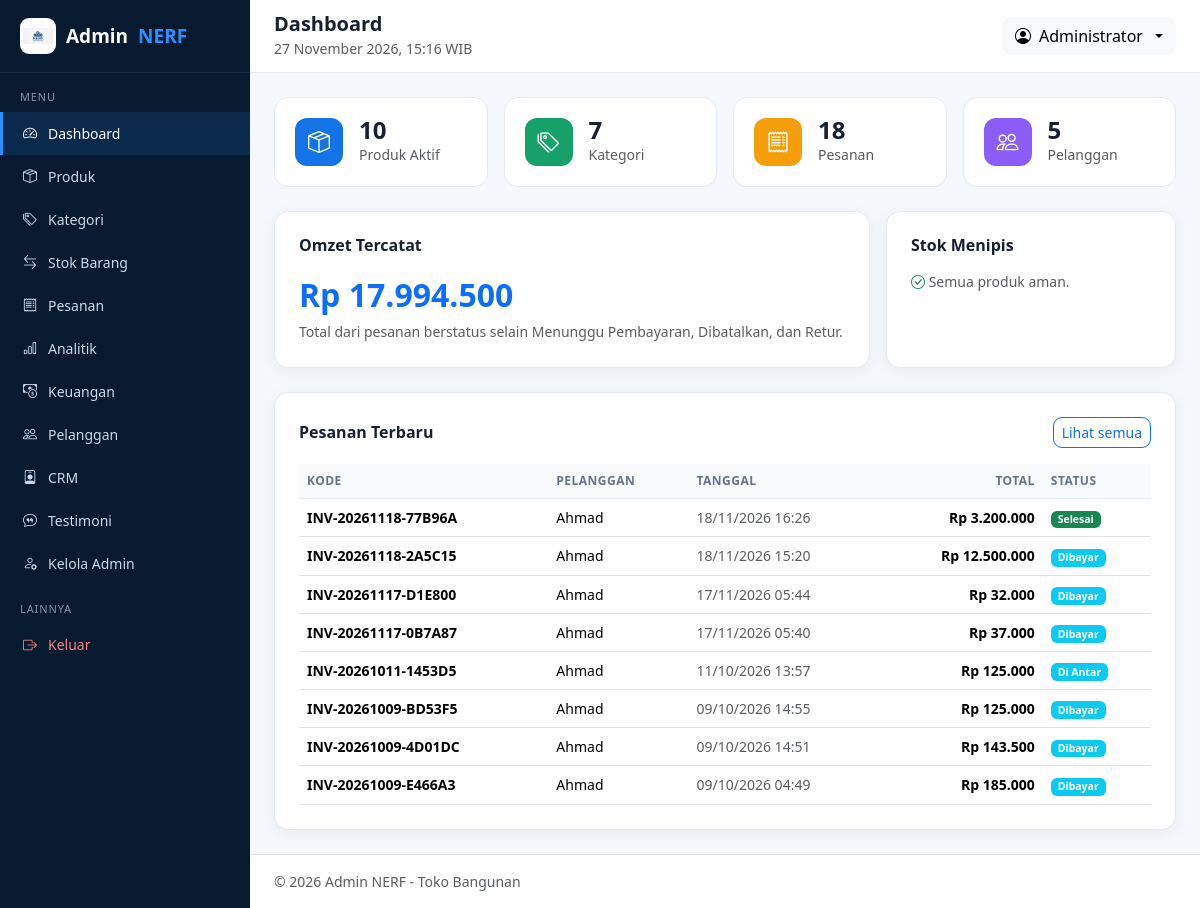
The page /admin/index.php (signed in) on the database its author committed.
### tables this page shows
CREATE TABLE `pesanan` (
  `id_pesanan` int NOT NULL AUTO_INCREMENT,
  `kode_pesanan` varchar(50) NOT NULL,
  `id_pelanggan` int NOT NULL,
  `id_alamat` int DEFAULT NULL,
  `nama_penerima` varchar(100) DEFAULT NULL,
  `nomor_hp` varchar(20) DEFAULT NULL,
  `alamat` text,
  `kota` varchar(100) DEFAULT NULL,
  `catatan` varchar(255) DEFAULT NULL,
  `tanggal_pesanan` timestamp NOT NULL DEFAULT CURRENT_TIMESTAMP,
  `subtotal` decimal(15,2) DEFAULT '0.00',
  `ongkir` decimal(15,2) DEFAULT '0.00',
  `diskon` decimal(15,2) DEFAULT '0.00',
  `total` decimal(15,2) DEFAULT '0.00',
  `metode_pembayaran` varchar(50) DEFAULT NULL,
  `metode_pengiriman` varchar(50) DEFAULT NULL,
  `status_pesanan` enum('Menunggu Pembayaran','Dibayar','Diproses','Sedang Disiapkan','Packing','Di Antar','Dikirim','Selesai','Dibatalkan','Retur') DEFAULT 'Menunggu Pembayaran',
  PRIMARY KEY (`id_pesanan`),
  UNIQUE KEY `kode_pesanan` (`kode_pesanan`),
  KEY `id_pelanggan` (`id_pelanggan`),
  CONSTRAINT `pesanan_ibfk_1` FOREIGN KEY (`id_pelanggan`) REFERENCES `pelanggan` (`id_pelanggan`)
);

CREATE TABLE `pelanggan` (
  `id_pelanggan` int NOT NULL AUTO_INCREMENT,
  `nama_lengkap` varchar(100) NOT NULL,
  `email` varchar(100) NOT NULL,
  `password` varchar(255) NOT NULL,
  `nomor_hp` varchar(20) DEFAULT NULL,
  `foto` varchar(255) DEFAULT NULL,
  `status` enum('Aktif','Nonaktif') DEFAULT 'Aktif',
  `dibuat_pada` timestamp NOT NULL DEFAULT CURRENT_TIMESTAMP,
  PRIMARY KEY (`id_pelanggan`),
  UNIQUE KEY `email` (`email`)
);

### config/fungsi/url.php (called while the page is built)
<?php
function base_url(): string
{
    static $base = null;
    if ($base !== null) {
        return $base;
    }
    $dir = str_replace('\\', '/', dirname(str_replace('\\', '/', $_SERVER['SCRIPT_NAME'] ?? '/')));
    $dir = ($dir === '/' || $dir === '.') ? '' : rtrim($dir, '/');
    if (basename($dir) === 'admin') {
        $dir = str_replace('\\', '/', dirname($dir));
        $dir = ($dir === '/' || $dir === '.') ? '' : rtrim($dir, '/');
    }
    $base = $dir;
    return $base;
}
function root_url(string $file = ''): string
{
    return (base_url() ?: '') . '/' . ltrim($file, '/');
}
function img_url(string $file): string
{
    $path = __DIR__ . '/../../' . ltrim($file, '/');
    $v    = is_file($path) ? filemtime($path) : 0;
    return root_url($file) . '?v=' . $v;
}
function aset_url(string $file): string
{
    $path = __DIR__ . '/../../assets/' . ltrim($file, '/');
    $v    = is_file($path) ? filemtime($path) : 0;
    return root_url('assets/' . ltrim($file, '/')) . '?v=' . $v;
}

### config/fungsi/teks.php (called while the page is built, shortened)
<?php
function e($value): string
{
    return htmlspecialchars((string)($value ?? ''), ENT_QUOTES, 'UTF-8');
}
function rupiah($angka): string
{
    return 'Rp ' . number_format((float)$angka, 0, ',', '.');
}

### config/fungsi/auth.php (called while the page is built, shortened)
<?php
function sudah_login(): bool
{
    return isset($_SESSION['admin_id']);
}
function admin_saat_ini(): ?array
{
    global $koneksi;
    $stmt = $koneksi->prepare('SELECT * FROM admin WHERE id_admin = ? LIMIT 1');
    $stmt->bind_param('i', $_SESSION['admin_id']);
    $stmt->execute();
    $cache = $stmt->get_result()->fetch_assoc() ?: null;
    return $cache;
}

### admin/index.php (the view, shortened to what this page needs)
<?php
require_once __DIR__ . '/../config/fungsi.php';
$judul = 'Dashboard';
$jumlah_produk   = (int) $koneksi->query("SELECT COUNT(*) c FROM produk WHERE status='Aktif'")->fetch_assoc()['c'];
$jumlah_kategori = (int) $koneksi->query("SELECT COUNT(*) c FROM kategori WHERE status='Aktif'")->fetch_assoc()['c'];
$jumlah_pesanan  = (int) $koneksi->query('SELECT COUNT(*) c FROM pesanan')->fetch_assoc()['c'];
$jumlah_pelanggan = (int) $koneksi->query("SELECT COUNT(*) c FROM pelanggan WHERE status='Aktif'")->fetch_assoc()['c'];
$omzet = (float) ($koneksi->query(
    "SELECT COALESCE(SUM(total),0) t FROM pesanan WHERE status_pesanan NOT IN ('Menunggu Pembayaran','Dibatalkan','Retur')"
)->fetch_assoc()['t']);
$stok_menipis = $koneksi->query(
    'SELECT id_produk, nama_produk, stok, stok_minimum, satuan
     FROM produk WHERE status="Aktif" AND stok <= stok_minimum
     ORDER BY stok ASC LIMIT 5'
)->fetch_all(MYSQLI_ASSOC);
$pesanan_terbaru = $koneksi->query(
    'SELECT p.kode_pesanan, p.total, p.status_pesanan, p.tanggal_pesanan, pl.nama_lengkap
     FROM pesanan p
     LEFT JOIN pelanggan pl ON pl.id_pelanggan = p.id_pelanggan
     ORDER BY p.id_pesanan DESC LIMIT 8'
)->fetch_all(MYSQLI_ASSOC);
$warna_status = [
    'Menunggu Pembayaran' => 'warning', 'Dibayar' => 'info', 'Diproses' => 'primary',
    'Sedang Disiapkan' => 'primary', 'Packing' => 'primary', 'Di Antar' => 'info',
    'Dikirim' => 'primary', 'Selesai' => 'success',
    'Dibatalkan' => 'danger', 'Retur' => 'dark',
];
include __DIR__ . '/layout/header.php';
?>
<div class="row g-3 mb-4">
    <?php
    $stat = [
        ['Produk Aktif', $jumlah_produk, 'bi-box-seam', '#1473e6'],
        ['Kategori', $jumlah_kategori, 'bi-tags', '#16a06a'],
        ['Pesanan', $jumlah_pesanan, 'bi-receipt', '#f59e0b'],
        ['Pelanggan', $jumlah_pelanggan, 'bi-people', '#8b5cf6'],
    ];
    foreach ($stat as [$label, $val, $ikon, $warna]): ?>
        <div class="col-6 col-xl-3">
            <div class="stat-card">
                <div class="ikon" style="background:<?= $warna ?>"><i class="bi <?= $ikon ?>"></i></div>
                <div>
                    <div class="fs-4 fw-bold lh-1"><?= $val ?></div>
                    <small class="text-muted"><?= $label ?></small>
                </div>
            </div>
        </div>
    <?php endforeach; ?>
</div>
<div class="row g-3 mb-4">
    <div class="col-lg-8">
        <div class="card-panel p-4 h-100">
            <h6 class="fw-bold mb-3">Omzet Tercatat</h6>
            <div class="fs-2 fw-bold text-primary"><?= rupiah($omzet) ?></div>
            <small class="text-muted">Total dari pesanan berstatus selain Menunggu Pembayaran, Dibatalkan, dan Retur.</small>
        </div>
    </div>
    <div class="col-lg-4">
        <div class="card-panel p-4 h-100">
            <h6 class="fw-bold mb-3">Stok Menipis</h6>
            <?php if (!$stok_menipis): ?>
                <p class="text-muted small mb-0"><i class="bi bi-check-circle text-success"></i> Semua produk aman.</p>
            <?php endif; ?>
        </div>
    </div>
</div>
<div class="card-panel p-4">
    <div class="d-flex justify-content-between align-items-center mb-3">
        <h6 class="fw-bold mb-0">Pesanan Terbaru</h6>
        <a href="pesanan.php" class="btn btn-sm btn-outline-primary">Lihat semua</a>
    </div>
    <div class="table-responsive">
        <table class="table align-middle mb-0">
            <thead>
                <tr>
                    <th>Kode</th><th>Pelanggan</th><th>Tanggal</th>
                    <th class="text-end">Total</th><th>Status</th>
                </tr>
            </thead>
            <tbody>
                <?php foreach ($pesanan_terbaru as $p): ?>
                    <tr>
                        <td class="fw-semibold"><?= e($p['kode_pesanan']) ?></td>
                        <td><?= e($p['nama_lengkap'] ?? '-') ?></td>
                        <td class="text-muted small"><?= date('d/m/Y H:i', strtotime($p['tanggal_pesanan'])) ?></td>
                        <td class="text-end fw-semibold"><?= rupiah($p['total']) ?></td>
                        <td>
                            <span class="badge bg-<?= $warna_status[$p['status_pesanan']] ?? 'secondary' ?>">
                                <?= e($p['status_pesanan']) ?>
                            </span>
                        </td>
                    </tr>
                <?php endforeach; ?>
            </tbody>
        </table>
    </div>
</div>
<?php include __DIR__ . '/layout/footer.php'; ?>

### admin/layout/header.php (shortened to what this page needs)
<?php
$admin = admin_saat_ini();
$menu = [
    ['Berkas' => 'index.php',    'Ikon' => 'bi-speedometer2',     'Label' => 'Dashboard'],
    ['Berkas' => 'produk.php',   'Ikon' => 'bi-box-seam',         'Label' => 'Produk'],
    ['Berkas' => 'kategori.php', 'Ikon' => 'bi-tags',             'Label' => 'Kategori'],
    ['Berkas' => 'stok.php',     'Ikon' => 'bi-arrow-left-right', 'Label' => 'Stok Barang'],
    ['Berkas' => 'pesanan.php',  'Ikon' => 'bi-receipt',          'Label' => 'Pesanan'],
    ['Berkas' => 'analitik.php', 'Ikon' => 'bi-bar-chart',        'Label' => 'Analitik'],
    ['Berkas' => 'keuangan.php', 'Ikon' => 'bi-cash-coin',        'Label' => 'Keuangan'],
    ['Berkas' => 'pelanggan.php','Ikon' => 'bi-people',           'Label' => 'Pelanggan'],
    ['Berkas' => 'crm.php',      'Ikon' => 'bi-person-badge',     'Label' => 'CRM'],
    ['Berkas' => 'testimoni.php','Ikon' => 'bi-chat-quote',       'Label' => 'Testimoni'],
    ['Berkas' => 'user.php',     'Ikon' => 'bi-person-gear',      'Label' => 'Kelola Admin'],
];
$halaman = basename($_SERVER['PHP_SELF']);
?>
<!DOCTYPE html>
<html lang="id">
<head>
    <link href="https://cdn.jsdelivr.net/npm/bootstrap@5.3.3/dist/css/bootstrap.min.css" rel="stylesheet">
    <link href="https://cdn.jsdelivr.net/npm/bootstrap-icons@1.11.3/font/bootstrap-icons.css" rel="stylesheet">
    <link href="<?= aset_url('css/admin.css') ?>" rel="stylesheet">
</head>
<body>
<div class="d-flex">
    <aside class="sidebar d-none d-lg-block">
        <a href="../beranda.php" class="brand">
            <div class="logo-box"><img src="<?= img_url('TokoLogo.png') ?>" alt="Logo" onerror="this.remove()"></div>
            Admin <span>NERF</span>
        </a>
        <div class="nav-section">Menu</div>
        <nav class="nav flex-column">
            <?php foreach ($menu as $m): ?>
                <a class="nav-link <?= $halaman === $m['Berkas'] ? 'active' : '' ?>" href="<?= $m['Berkas'] ?>">
                    <i class="bi <?= $m['Ikon'] ?>"></i> <?= $m['Label'] ?>
                </a>
            <?php endforeach; ?>
        </nav>
        <div class="nav-section">Lainnya</div>
        <nav class="nav flex-column">
            <a class="nav-link" href="../keluar.php" style="color:#ff8080">
                <i class="bi bi-box-arrow-right"></i> Keluar
            </a>
        </nav>
    </aside>
    <div class="flex-grow-1">
        <header class="topbar d-flex justify-content-between align-items-center">
            <div>
                <h5 class="mb-0 fw-bold"><?= e($judul ?? 'Dashboard') ?></h5>
                <small class="text-muted"><?= date('d F Y, H:i') ?> WIB</small>
            </div>
            <div class="dropdown">
                <button class="btn btn-light dropdown-toggle d-flex align-items-center gap-2" data-bs-toggle="dropdown">
                    <i class="bi bi-person-circle"></i>
                    <span><?= e($admin['nama_lengkap'] ?? 'Admin') ?></span>
                </button>
            </div>
        </header>
        <main class="content">

### assets/css/admin.css (style rules this page uses)
body { font-family: "Segoe UI", Arial, sans-serif; background: #f4f7fb; color: #172033; }
.sidebar { width: 250px; background: #071a2f; color: #cbd8e8; min-height: 100vh; }
.sidebar .brand { color: #fff; font-weight: 800; font-size: 19px; text-decoration: none; display: flex; align-items: center; gap: 10px; padding: 18px 20px; border-bottom: 1px solid rgba(255, 255, 255, .08); }
.sidebar .brand span { color: #2991ff; }
.logo-box { width: 36px; height: 36px; border-radius: 9px; overflow: hidden; flex-shrink: 0; display: flex; align-items: center; justify-content: center; }
.logo-box img { width: 100%; height: 100%; object-fit: contain; background: #fff; padding: 3px; }
.sidebar .nav-link { color: #cbd8e8; font-size: 14px; padding: 11px 20px; display: flex; align-items: center; gap: 11px; border-left: 3px solid transparent; }
.sidebar .nav-link.active { background: rgba(41, 145, 255, .14); color: #fff; border-left-color: #2991ff; }
.sidebar .nav-section { font-size: 11px; text-transform: uppercase; letter-spacing: .08em; color: #7f93ab; padding: 16px 20px 6px; }
.topbar { background: #fff; border-bottom: 1px solid #e5eaf1; padding: 12px 24px; }
.content { padding: 24px; }
.card-panel { background: #fff; border: 1px solid #e5eaf1; border-radius: 14px; box-shadow: 0 4px 16px rgba(7, 26, 47, .05); }
.stat-card { background: #fff; border: 1px solid #e5eaf1; border-radius: 14px; padding: 20px; display: flex; align-items: center; gap: 16px; }
.stat-card .ikon { width: 48px; height: 48px; border-radius: 12px; display: flex; align-items: center; justify-content: center; font-size: 22px; color: #fff; }
.table thead th { font-size: 12px; text-transform: uppercase; letter-spacing: .04em; color: #64748b; background: #f8fafc; border-bottom: 1px solid #e5eaf1; }
.table td { vertical-align: middle; font-size: 14px; }
.btn { border-radius: 9px; }

### rows shown on the page
pesanan: kode_pesanan "INV-20261118-77B96A", id_pelanggan.nama_lengkap "Ahmad", tanggal_pesanan "18/11/2026 16:26", total "Rp 3.200.000", status_pesanan "Selesai"
pesanan: kode_pesanan "INV-20261118-2A5C15", id_pelanggan.nama_lengkap "Ahmad", tanggal_pesanan "18/11/2026 15:20", total "Rp 12.500.000", status_pesanan "Dibayar"
pesanan: kode_pesanan "INV-20261117-D1E800", id_pelanggan.nama_lengkap "Ahmad", tanggal_pesanan "17/11/2026 05:44", total "Rp 32.000", status_pesanan "Dibayar"
pesanan: kode_pesanan "INV-20261117-0B7A87", id_pelanggan.nama_lengkap "Ahmad", tanggal_pesanan "17/11/2026 05:40", total "Rp 37.000", status_pesanan "Dibayar"
pesanan: kode_pesanan "INV-20261011-1453D5", id_pelanggan.nama_lengkap "Ahmad", tanggal_pesanan "11/10/2026 13:57", total "Rp 125.000", status_pesanan "Di Antar"
pesanan: kode_pesanan "INV-20261009-BD53F5", id_pelanggan.nama_lengkap "Ahmad", tanggal_pesanan "09/10/2026 14:55", total "Rp 125.000", status_pesanan "Dibayar"
pesanan: kode_pesanan "INV-20261009-4D01DC", id_pelanggan.nama_lengkap "Ahmad", tanggal_pesanan "09/10/2026 14:51", total "Rp 143.500", status_pesanan "Dibayar"
pesanan: kode_pesanan "INV-20261009-E466A3", id_pelanggan.nama_lengkap "Ahmad", tanggal_pesanan "09/10/2026 04:49", total "Rp 185.000", status_pesanan "Dibayar"

### other values the page prints
$m['Label'] "Dashboard"
$m['Label'] "Produk"
$m['Label'] "Kategori"
$m['Label'] "Stok Barang"
$m['Label'] "Pesanan"
$m['Label'] "Analitik"
$m['Label'] "Keuangan"
$m['Label'] "Pelanggan"
$m['Label'] "CRM"
$m['Label'] "Testimoni"
$m['Label'] "Kelola Admin"
$judul "Dashboard"
$admin['nama_lengkap'] "Administrator"
$val "10"
$label "Produk Aktif"
